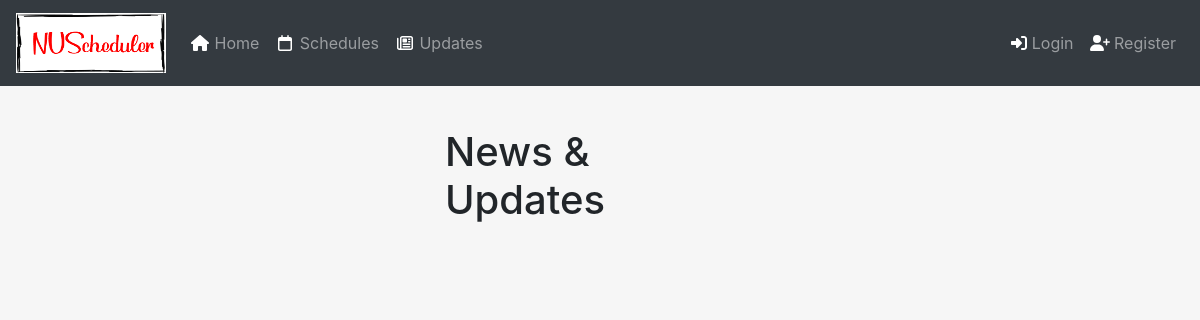
Page /updates/ on the earlier database version.
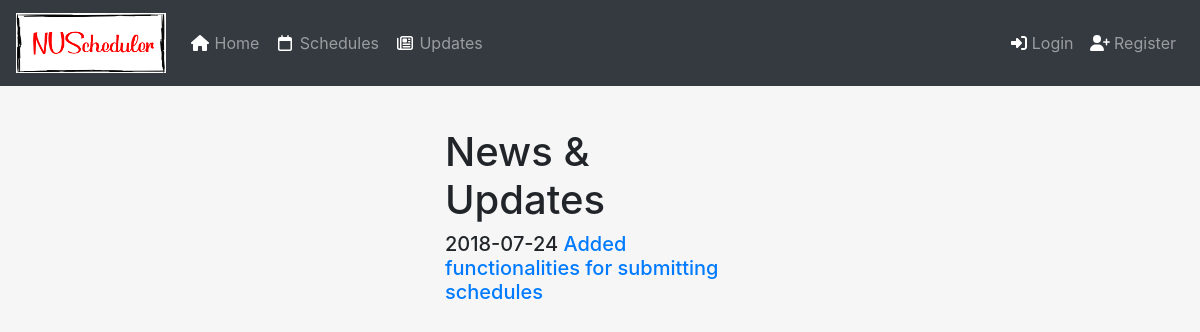
Same page on the later database version.
### update/models.py (models this page shows, shortened)
class UpdatePost(models.Model):
    id = models.UUIDField(primary_key=True, default=uuid.uuid4, editable=False)
    title = models.CharField(max_length=140)
    body = models.TextField()
    date = models.DateTimeField()

### update/templates/update/update.html
{% extends "base.html" %}
{% block content %}
<div class="container-fluid">
    <h1>News & Updates</h1>
    {% for post in object_list %}
        <h5>{{ post.date|date:"Y-m-d" }}<a href="/updates/{{post.id}}"> {{post.title}}</a></h5>
    {% endfor %}
</div>
{% endblock %}

Differences in the rows shown:
added UpdatePost: date "2018-07-24", title "Added functionalities for submitting schedules"
